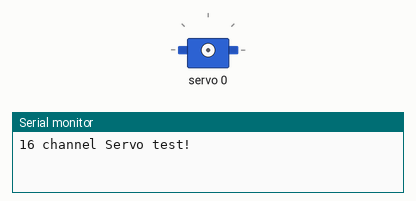
The sketch below on a simulated Arduino Uno, built with avr-gcc and run on an emulated ATmega328P. On the bench: servo, the last lines printed to the serial monitor.

Above: at 0.05 s.
At 1.05 s:
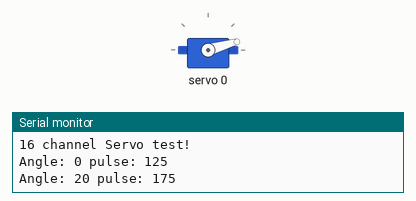
At 1.75 s:
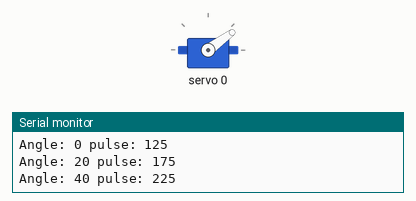
At 3.5 s:
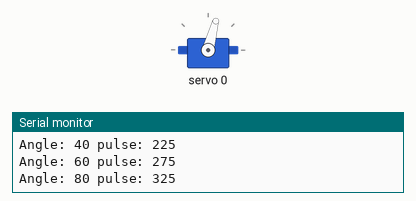
Timing chart, 0 to 8.1 s (numbered marks = the images above):
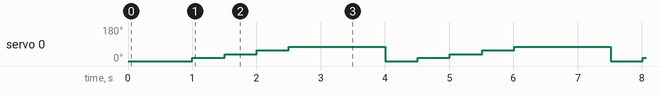

Measured:
- by itself, servo 0: repeats every 3.5 s: 36° 0.50 s, 56° 0.50 s, 75° 1.5 s, 0° 0.50 s, 16° 0.50 s

The sketch:

pcs9685_servo_motor.ino
```cpp
#include <Wire.h>
#include <Adafruit_PWMServoDriver.h>

// called this way, it uses the default address 0x40
Adafruit_PWMServoDriver pwm = Adafruit_PWMServoDriver();
// you can also call it with a different address you want
//Adafruit_PWMServoDriver pwm = Adafruit_PWMServoDriver(0x41);

// Depending on your servo make, the pulse width min and max may vary, you
// want these to be as small/large as possible without hitting the hard stop
// for max range. You'll have to tweak them as necessary to match the servos you
// have!
#define SERVOMIN  125 // this is the 'minimum' pulse length count (out of 4096)
#define SERVOMAX  575 // this is the 'maximum' pulse length count (out of 4096)

// our servo # counter
uint8_t servonum = 0;

void setup() {
  Serial.begin(9600);
  Serial.println("16 channel Servo test!");

  pwm.begin();

  pwm.setPWMFreq(60);  // Analog servos run at ~60 Hz updates

  //yield();
}

// the code inside loop() has been updated by Robojax
void loop() {


  for( int angle =0; angle<90; angle +=20){
    delay(500);
    pwm.setPWM(0, 0, angleToPulse(angle) );
  }

  delay(1000);

}

/*
 * angleToPulse(int ang)
 * gets angle in degree and returns the pulse width
 * also prints the value on seial monitor
 * written by Ahmad Nejrabi for Robojax, Robojax.com
 */
int angleToPulse(int ang){
   int pulse = map(ang,0, 180, SERVOMIN,SERVOMAX);// map angle of 0 to 180 to Servo min and Servo max
   Serial.print("Angle: ");Serial.print(ang);
   Serial.print(" pulse: ");Serial.println(pulse);
   return pulse;
}
```
